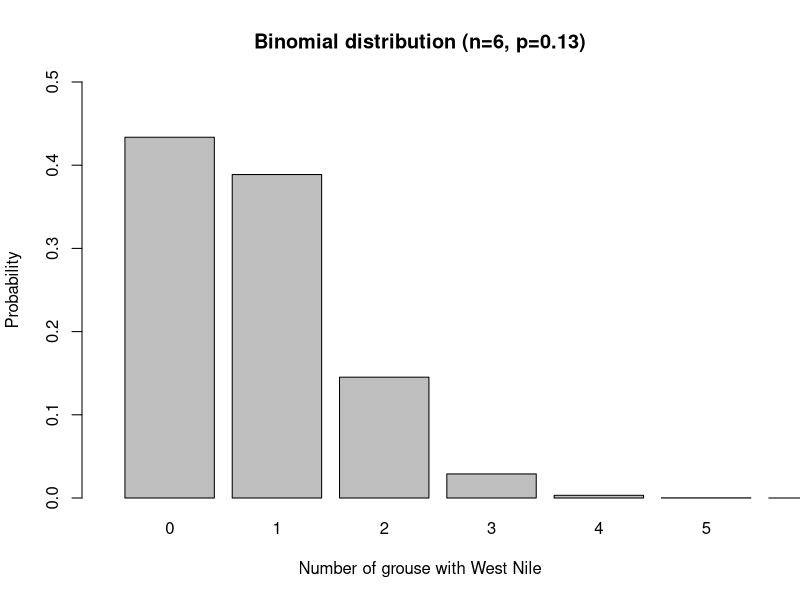
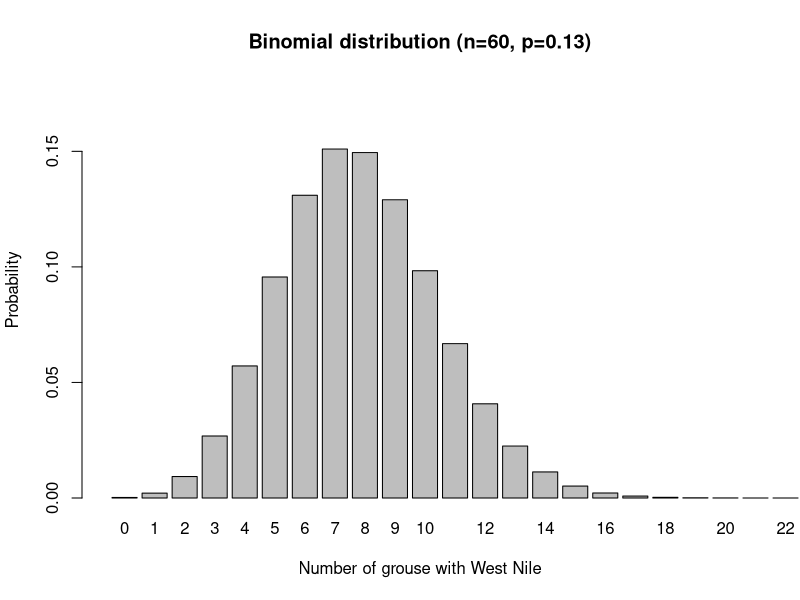
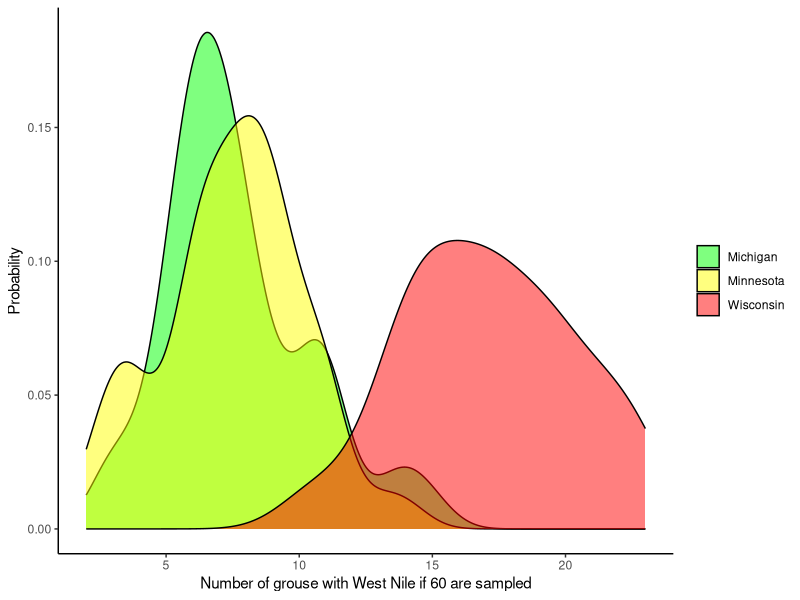

R code for these plots, in order:
## ---- chunk 1

library(knitr)
library(kableExtra)
library(tidyverse)
virus<-tribble(
  ~`State`, ~`Number of grouse sampled`, ~`Number of grouse with West Nile`, ~`Proportion of grouse with West Nile`,
  "Michigan", 213, 28, 0.13,
  "Minnesota", 273, 34, 0.12,
  "Wisconsin", 235, 68, 0.29 
  )

knitr::kable((virus[,]), caption = 'State results of West Nile occurrence in ruffed grouse.') %>% 
   kable_styling(bootstrap_options = "bordered",
                full_width = FALSE)
## ---- chunk 2
graph <- function(n,p,title,ymax,xmax){
  x <- dbinom(0:n,size=n,prob=p)
  barplot(x,ylim=c(0,ymax),xlim=c(0,xmax),
          names.arg=0:n,
          xlab="Number of grouse with West Nile",
          ylab="Probability",
         main=sprintf(paste(title)))
}

graph(6,0.13,"Binomial distribution (n=6, p=0.13)",0.5,7)
## ---- chunk 3
graph(60,0.13,"Binomial distribution (n=60, p=0.13)",0.18, 25)
## ---- chunk 4
library(tidyverse)

summarize.binomial.observations <- function(trials, theta, observations) {
  sample.space <- c(1,0)
  results <- 1:observations %>%
  map_int(function(x)
    as.integer(
      sum(
        sample(sample.space, size = trials, replace = TRUE, prob = c(theta, 1 - theta))
      )
    )
  )
  return(results)
}

summary.mich <- summarize.binomial.observations(60, 0.13, 60)
mich<- data.frame(virus <- summary.mich, state="Michigan") 
names(mich) <- c("virus", "state")

summary.minn <- summarize.binomial.observations(60, 0.12, 60)
minn<- data.frame(virus <- summary.minn, state="Minnesota") 
names(minn) <- c("virus", "state")

summary.wisc <- summarize.binomial.observations(60, 0.29, 60)
wisc<- data.frame(virus <- summary.wisc, state="Wisconsin") 
names(wisc) <- c("virus", "state")

gg <- rbind(mich, minn, wisc)

p.grouse<- ggplot() + 
  geom_density(aes(x = gg$virus, y = ..density.., fill=gg$state), alpha=0.5)+
  xlab("Number of grouse with West Nile if 60 are sampled")+
  ylab("Probability")+
   scale_fill_manual(values=c("green","yellow", "red"))+
  theme(panel.background = element_rect(fill = "NA"),
        axis.line = element_line(color="black"),
        legend.title=element_blank())
p.grouse
